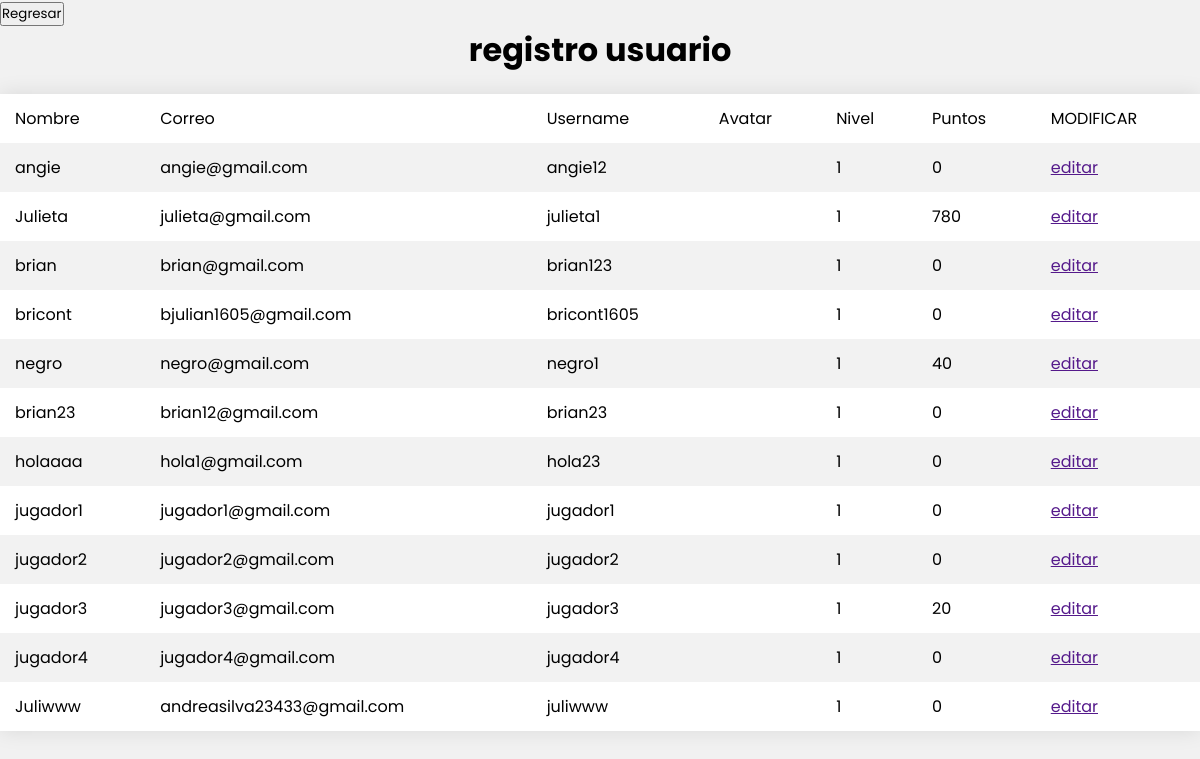
The app's page /admin/regist_usu.php with its own data.
### tables this page shows
CREATE TABLE `usuarios` (
  `id_usuario` int(11) NOT NULL,
  `nombre` varchar(50) NOT NULL,
  `correo` varchar(60) NOT NULL,
  `username` varchar(20) NOT NULL,
  `contrasena` varchar(500) NOT NULL,
  `id_avatar` int(11) NOT NULL,
  `id_tip_user` int(11) NOT NULL,
  `nivel` int(100) NOT NULL,
  `id_puntos` int(11) NOT NULL,
  `puntos` int(11) NOT NULL,
  `vida` int(11) NOT NULL,
  `id_estado` int(11) NOT NULL DEFAULT 2,
  `ultimo_ingreso` timestamp NOT NULL DEFAULT current_timestamp() ON UPDATE current_timestamp()
);

### admin/regist_usu.php (the view, shortened to what this page needs)
<?php
    $db = new Database();
    $con = $db -> conectar();
?>
<!DOCTYPE html>
<html lang="en">
<head>
    <link rel="stylesheet" href="../../css/tabla.css">
</head>
<body>
<form action="" method="POST">
<td>
<div class="btn-container">
            <input type="submit" value="Regresar" name="regresar" id="regresar">
</div>
</form>
    <div class="formulario">
    <h1 class="title">registro usuario</h1>
        <form method="POST" action="">
        <table>
            <tr class="gris">
                <td>Nombre</td>
                <td>Correo</td>
                <td>Username</td>
                <td>Avatar</td>
                <td>Nivel</td>
                <td>Puntos</td>
                <td>MODIFICAR</td>
            </tr>
            <?php
                  $query = $con -> prepare("SELECT * FROM usuarios");
                  $query -> execute ();
                  $resultados = $query -> fetchAll(PDO::FETCH_ASSOC);
                  foreach ($resultados as $fila){
            ?>
            <tr>
                <td><?php echo $fila['nombre']?></td>
                <td><?php echo $fila['correo']?></td>
                <td><?php echo $fila['username']?></td>
                <td><?php echo $fila['avatar']?></td>
                <td><?php echo $fila['nivel']?></td>
                <td><?php echo $fila['puntos']?></td>
                <td><a class="hiper" href="" onclick="window.open
                ('../../admin/jugadores.php?id=<?php echo $fila['id'] ?>','','width=500, height=400, toolbar=NO'); void(null);">  editar</a>
               </td>
            </tr>
            <?php
                  }
            ?>
        </table>
        </form>
    </div>
</body>
</html>

### css/tabla.css (style rules this page uses)
* { margin: 0; padding: 0; box-sizing: border-box; font-family: 'Poppins', sans-serif; }
body { background-color: #f1f1f1; }
.title { text-align: center; margin-bottom: 20px; }
table { width: 100%; border-collapse: collapse; background-color: #fff; box-shadow: 0 0 20px rgba(0, 0, 0, 0.1); }
th, td { padding: 12px 15px; text-align: left; }
tr:nth-child(even) { background-color: #f2f2f2; }

### records on screen
usuarios: nombre "angie", correo "angie@gmail.com", username "angie12", nivel "1", puntos "0"
usuarios: nombre "Julieta", correo "julieta@gmail.com", username "julieta1", nivel "1", puntos "780"
usuarios: nombre "brian", correo "brian@gmail.com", username "brian123", nivel "1", puntos "0"
usuarios: nombre "bricont", correo "bjulian1605@gmail.com", username "bricont1605", nivel "1", puntos "0"
usuarios: nombre "negro", correo "negro@gmail.com", username "negro1", nivel "1", puntos "40"
usuarios: nombre "brian23", correo "brian12@gmail.com", username "brian23", nivel "1", puntos "0"
usuarios: nombre "holaaaa", correo "hola1@gmail.com", username "hola23", nivel "1", puntos "0"
usuarios: nombre "jugador1", correo "jugador1@gmail.com", username "jugador1", nivel "1", puntos "0"
usuarios: nombre "jugador2", correo "jugador2@gmail.com", username "jugador2", nivel "1", puntos "0"
usuarios: nombre "jugador3", correo "jugador3@gmail.com", username "jugador3", nivel "1", puntos "20"
usuarios: nombre "jugador4", correo "jugador4@gmail.com", username "jugador4", nivel "1", puntos "0"
usuarios: nombre "Juliwww", correo "andreasilva23433@gmail.com", username "juliwww", nivel "1", puntos "0"
